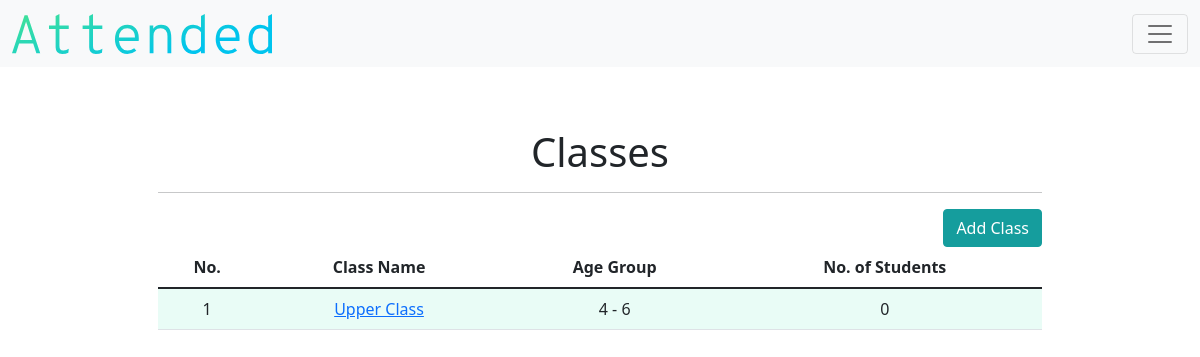
The page /class (signed in) on the database as committed earlier.
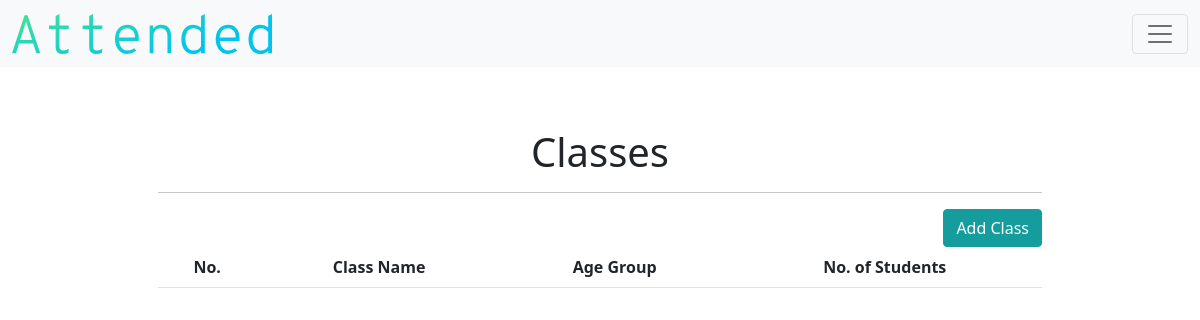
The same page on the database as committed later.
### models.py (models this page shows)
class Class(db.Model):
    __tablename__ = "class"
    id = db.Column(db.Integer, primary_key=True)
    teacher_id = db.Column(db.Integer, db.ForeignKey("teacher.id"))
    name = db.Column(db.String(), nullable=False)
    lowest_age = db.Column(db.Integer, nullable=False)
    highest_age = db.Column(db.Integer, nullable=False)
    student_count = db.Column(db.Integer, default=0)
    attendance_count = db.Column(db.Integer, default=0)
    class_attends = db.relationship("Attendance", backref="class_attend")

### application.py (the view)
@app.route("/class")
def classes():
    teacher = current_user.get_id()
    teacher_object = db.session.query(Teacher).filter_by(id=teacher).first()
    if not current_user.is_authenticated:
        return redirect("/login")
    else:
        TABLE_HEADERS=["No.", "Class Name", "Age Group", "No. of Students"]
        teacher = current_user.get_id()
        class_object = Class.query.filter_by(teacher_id = teacher).order_by(Class.id.desc()).all()
        return render_template("class.html", headers=TABLE_HEADERS, classes=class_object, teacher=teacher_object)

### application.py (called while the page is built)
@login.user_loader
def load_user(id):
    return Teacher.query.get(id)

### templates/class.html (shortened to what this page needs)
{% extends "layout.html" %}
{% block main %}
        <h1>Classes</h1>
        <hr>
        <div class="d-grid gap-2 d-md-flex justify-content-md-end">
                <a class="btn btn-secondary" href="/add_class" role="button">Add Class</a>
        </div>
        <div class="table-responsive">
          <table class="table table-hover">
                  <thead>
                      <tr>
                          {% for header in headers %}
                          <th id="header"> {{ header }} </th>
                          {% endfor %}
                      </tr>
                  </thead>
                  <tbody>
                          {% for class in classes %}
                          <tr>
                              <td class="counterCell"></td>
                              <td><a href="/detail_class/{{class.id}}"> {{class.name}} </a></td>
                              <td> {{ class.lowest_age }} - {{ class.highest_age }} </td>
                              <td> {{ class.student_count }} </td>
                          </tr>
                          {% endfor %}
                  </body>
{% endblock %}

Rows that differ between the two databases and show on the page:
no longer on this page (row edited): Class: name "Upper Class", lowest_age "4", highest_age "6", student_count "0"
